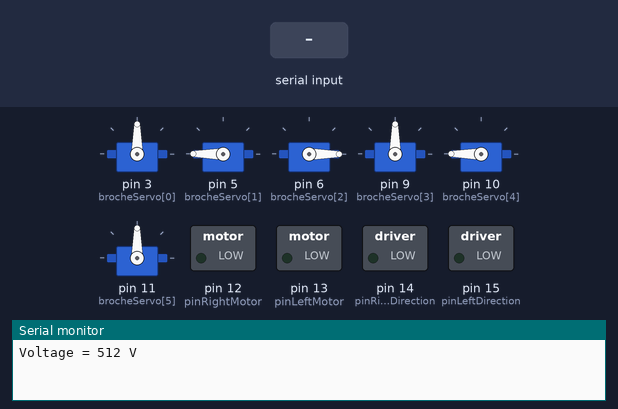
A sketch run on a simulated Arduino Uno, built with avr-gcc and run on an emulated ATmega328P. Shown: 6 × servo, switched loads named in the sketch (green lamp = pin HIGH), the last lines printed to the serial monitor. The test bench sets the inputs (shaded band).

Above: at 1.2 s.
1.3 s: byte 254 (254) received over Serial
At 1.8 s:
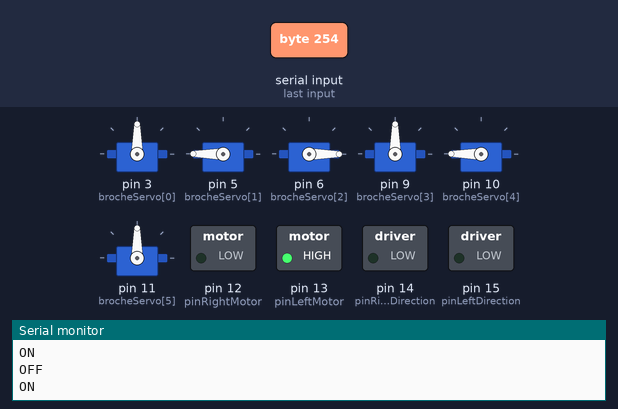
2.8 s: "1" received over Serial
Timing chart, 0 to 5.8 s (numbered marks = the images above; inputs shaded):
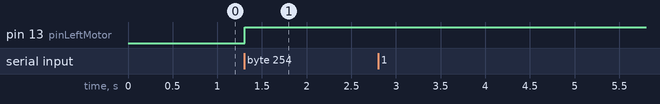

The sketch:

serial.ino
```cpp
// (licence header left out)
/****************************************************************
*                Ecriture série des valeurs servos              *
****************************************************************/
#define MODE_BRAS 0
#define MODE_TANK 1
#define MODE_PINCE 2

int mode = MODE_BRAS;

        //SERVOS
#include <Servo.h>
int i=-1;
int y=0;
const int nbrServos=6;                              //Nombre de servomoteurs
const int brocheServo[nbrServos]={3,5,6,9,10,11};   //Choix des broches pour les servomoteurs 3 5 6 9 10 11
int angle[nbrServos];
const int angle0[nbrServos]={90,180,0,90,180,90}; //90 0 180 180 90
Servo servo[nbrServos];

//Servo 2 : angle+ = montée : OK
//Servo 3 : angle+ = montée : ANGLE A INVERSER !!
//          Départ:180 degrés
//Servo 4 : angle+ = montée


        //VOLTMETRE
int batteryLevel;
char batteryLevel_char;
float voltage;
int mesure_voltage;
  //R1=97.9 kOhms
  //R2=98.8 kOhms
float period=0; //permet de relentir la cadence d'envoi de la tension


        //softPWM
unsigned long currentMicros = micros();
unsigned long previousMicros = 0;

int puissance[2]={0,0};

float PWM_frequency = 200;
unsigned long PWM_period = 1e6 / PWM_frequency; //Period = 1 / F(Hz) *

int pinRightMotor = 12;
int pinLeftMotor = 13;
int pinRightDirection = 14;
int pinLeftDirection = 15;

void setup() {
  Serial.begin(9600);
  voltmetre();
  Serial.print("Voltage = ");Serial.print(mesure_voltage);Serial.println(" V ");Serial.println();

  /*while (voltage<6.5)
  {
    Serial.print((char)150); //valeur arbitraire
    delay(100);
  }*/

  for (int j=0 ; j<2 ; j++){
    servo[j].attach(brocheServo[j], 800, 2100);     //Necessité de reduire la largeur de la PWM pour la restreindre (course des premiers servos~140)
  }
  for (int j=2 ; j<nbrServos ; j++){
    servo[j].attach(brocheServo[j], 600, 2400);  //Pour servo poignet1 : 650,2400?
    //Par défaut : 500,2500, par sécurité j'enlève 50us voire 100us pour pas arriver en butée mécanique
  }

  for (int k=0; k<nbrServos; k++){
    servo[k].write(angle0[k]);
  }

  y=0;
  i=-1;

  pinMode(pinLeftMotor,OUTPUT);
  pinMode(pinRightMotor,OUTPUT);
  pinMode(pinLeftDirection,OUTPUT);
  pinMode(pinRightDirection,OUTPUT);
}

void loop() {
  if (period>1600000){
    voltmetre();
    period=0;
    //Serial.println("loop");
  }

  if (mode == MODE_TANK) {
    softPWM(pinLeftMotor,puissance[0]);
    softPWM(pinRightMotor,puissance[1]);
  }
  while (Serial.available()){

      int c=Serial.read();
      if(c==250) {
         Serial.println(" ");
         i=0;
         mode = MODE_BRAS;
      }
      else if(c==254) {
         Serial.println(" ");
         i=0;
         mode = MODE_TANK;
      }
      else if(c==252) {
        Serial.println(" ");
        i=5;
        mode = MODE_PINCE;
      }
      /*if(c==65) { //MODE 1
        glowingLED(30);
      }
      if(c==202) { //MODE 2
        stillLED();
      }
      if(c==203) { //MODE 3
        glowingLED(30);
      }*/

      else{
         //Serial.print(c);
         //Serial.print(" ");
         if(mode == MODE_BRAS && i>=0 && i<nbrServos /*&& voltage>6.5*/) {
            angle[i]=c;
            //Serial.print("Servo numero ");
            Serial.print(i+1);
            Serial.print("=");
            Serial.print(angle[i]);
            Serial.print(" / ");
            servo[i].write(angle[i]);
            i++;
            if(i==nbrServos) {
              y=0;
              i=-1;
            }
         }
         if(mode == MODE_TANK && i>=0 && i<2 /*&& voltage>6.5*/) {
            //puissance[i]=c;
            //Serial.print("Servo numero ");
            Serial.print(i+1);
            Serial.print("=");
            Serial.print(puissance[i]);
            Serial.print(" / ");
            i++;
            if(i==2) {
              y=0;
              i=-1;
            }
          }
          if(mode == MODE_PINCE && i==5 /*&& voltage>6.5*/) {
            angle[i]=c;
            //Serial.print("Servo numero ");
            Serial.print(i+1);
            Serial.print("=");
            Serial.print(angle[i]);
            Serial.print(" / ");
            servo[i].write(angle[i]);
          }
      }

  }
  period++;
 }


void voltmetre(){
    mesure_voltage = analogRead(0);
    voltage = mesure_voltage / (255/5);
    voltage = voltage * 0.50229;
    batteryLevel=(voltage-6.6)*100/2.4;
    batteryLevel_char=batteryLevel;
    if(batteryLevel > 0) Serial.print(batteryLevel_char);
    //Serial.print(voltage);
    //Serial.println(" V ");
    //Serial.println(batteryLevel);
    //else Serial.println("error");
}

/*
void glowingLED(int periodeLED){
 for(int fadeValue = 0 ; fadeValue <= 255; fadeValue +=5) {
    analogWrite(pinLED, fadeValue);
    // wait for periodeLED milliseconds to see the dimming effect
    delay(periodeLED);
  }

  for(int fadeValue = 255 ; fadeValue >= 0; fadeValue -=5) {
    analogWrite(pinLED, fadeValue);
    // wait for periodeLED milliseconds to see the dimming effect
    delay(periodeLED);
  }
}

void flashingLED(int periodeLED){
  analogWrite(pinLED,250);
  delay(periodeLED);
  analogWrite(pinLED,0);
  delay(periodeLED);
}

void stillLED(){
  analogWrite(pinLED,250);
}
*/

/*************** softPWM  ***************/
void softPWM(int pin, int dutyCycle/* Percentage */) {
  currentMicros = micros(); //Time elapsed since the start of the start of the programm
  if (currentMicros - previousMicros <= dutyCycle*PWM_period/100) {
    digitalWrite(pin,HIGH);
    Serial.println("ON");
  }
  else {
    if ( currentMicros - previousMicros <= PWM_period) {
      digitalWrite(pin, LOW);
      Serial.println("OFF");
    }
    else {
      digitalWrite(pin, HIGH);
      Serial.println("ON");
      previousMicros = currentMicros;
    }
  }
}

void changeDirection(char Direction,bool level) {
  if (Direction == 'left') digitalWrite(pinRightDirection, level);
  else digitalWrite(pinLeftDirection, level);
 } //A utiliser comme suit : changeDirection('left',HIGH);
```

Measured:
- after the input at 1.3 s, pin 13 (pinLeftMotor): LOW → HIGH at once
